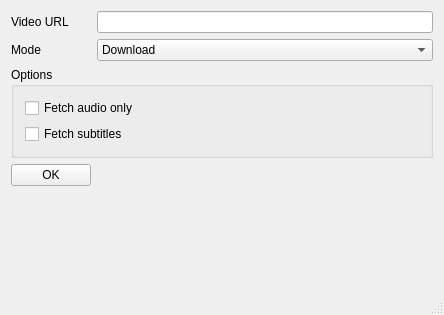
<?xml version="1.0" encoding="UTF-8"?>
<ui version="4.0">
 <class>MainWindow</class>
 <widget class="QMainWindow" name="MainWindow">
  <property name="geometry">
   <rect>
    <x>0</x>
    <y>0</y>
    <width>444</width>
    <height>315</height>
   </rect>
  </property>
  <property name="sizePolicy">
   <sizepolicy hsizetype="Preferred" vsizetype="Preferred">
    <horstretch>0</horstretch>
    <verstretch>0</verstretch>
   </sizepolicy>
  </property>
  <property name="minimumSize">
   <size>
    <width>444</width>
    <height>200</height>
   </size>
  </property>
  <property name="windowTitle">
   <string>Youtube Downloader</string>
  </property>
  <property name="windowIcon">
   <iconset resource="../yt-dl-qt-rsrcs.qrc">
    <normaloff>:/rsrcs/tools/youtube-dl-qt-icon.svg</normaloff>:/rsrcs/tools/youtube-dl-qt-icon.svg</iconset>
  </property>
  <widget class="QWidget" name="centralWidget">
   <layout class="QFormLayout" name="formLayout">
    <item row="0" column="0">
     <widget class="QLabel" name="videoUrlLabel">
      <property name="text">
       <string>Video URL</string>
      </property>
     </widget>
    </item>
    <item row="0" column="1">
     <widget class="QLineEdit" name="videoUrlEdit"/>
    </item>
    <item row="1" column="0">
     <widget class="QLabel" name="modeLabel">
      <property name="text">
       <string>Mode</string>
      </property>
     </widget>
    </item>
    <item row="1" column="1">
     <widget class="QComboBox" name="modeComboBox">
      <property name="currentIndex">
       <number>1</number>
      </property>
      <item>
       <property name="text">
        <string>Retrieve URL</string>
       </property>
      </item>
      <item>
       <property name="text">
        <string>Download</string>
       </property>
      </item>
      <item>
       <property name="text">
        <string>Download specific format (advanced users, experimental)</string>
       </property>
      </item>
     </widget>
    </item>
    <item row="4" column="0">
     <widget class="QPushButton" name="pushButton">
      <property name="text">
       <string>OK</string>
      </property>
     </widget>
    </item>
    <item row="3" column="0" colspan="2">
     <widget class="QGroupBox" name="optionsGroupBox">
      <property name="minimumSize">
       <size>
        <width>0</width>
        <height>0</height>
       </size>
      </property>
      <property name="baseSize">
       <size>
        <width>0</width>
        <height>0</height>
       </size>
      </property>
      <property name="title">
       <string>Options</string>
      </property>
      <property name="flat">
       <bool>false</bool>
      </property>
      <layout class="QVBoxLayout" name="verticalLayout_4">
       <item>
        <widget class="QCheckBox" name="checkBoxAudioOnly">
         <property name="toolTip">
          <string>&lt;html&gt;&lt;head/&gt;&lt;body&gt;&lt;p&gt;This will fetch the audio only if it's available. Note that not all sites are supported.&lt;/p&gt;&lt;p&gt;&lt;br/&gt;By default, a special format that YouTube uses (DASH m4a) will be used. If you want it to be a regular m4a that every media player can play, ffmpeg should be installed or in the application directory for Windows users.&lt;/p&gt;&lt;/body&gt;&lt;/html&gt;</string>
         </property>
         <property name="text">
          <string>Fetch audio only</string>
         </property>
        </widget>
       </item>
       <item>
        <widget class="QCheckBox" name="checkBoxSubtitles">
         <property name="text">
          <string>Fetch subtitles</string>
         </property>
        </widget>
       </item>
      </layout>
     </widget>
    </item>
   </layout>
  </widget>
  <widget class="QMenuBar" name="menuBar">
   <property name="geometry">
    <rect>
     <x>0</x>
     <y>0</y>
     <width>444</width>
     <height>29</height>
    </rect>
   </property>
  </widget>
  <widget class="QStatusBar" name="statusBar"/>
 </widget>
 <layoutdefault spacing="6" margin="11"/>
 <resources>
  <include location="../yt-dl-qt-rsrcs.qrc"/>
 </resources>
 <connections/>
</ui>
